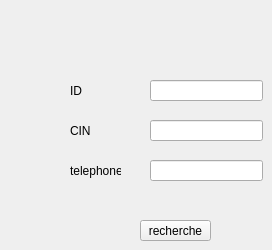
     <widget class="QWidget" name="tab_3">
      <attribute name="title">
       <string>Recherche</string>
      </attribute>
      <widget class="QLineEdit" name="tele_find">
       <property name="geometry">
        <rect>
         <x>150</x>
         <y>160</y>
         <width>113</width>
         <height>21</height>
        </rect>
       </property>
       <property name="styleSheet">
        <string notr="true"/>
       </property>
      </widget>
      <widget class="QLabel" name="label_37">
       <property name="geometry">
        <rect>
         <x>70</x>
         <y>80</y>
         <width>47</width>
         <height>21</height>
        </rect>
       </property>
       <property name="text">
        <string>ID</string>
       </property>
      </widget>
      <widget class="QLabel" name="label_38">
       <property name="geometry">
        <rect>
         <x>70</x>
         <y>110</y>
         <width>47</width>
         <height>41</height>
        </rect>
       </property>
       <property name="text">
        <string>CIN</string>
       </property>
      </widget>
      <widget class="QLineEdit" name="cin_find">
       <property name="geometry">
        <rect>
         <x>150</x>
         <y>120</y>
         <width>113</width>
         <height>21</height>
        </rect>
       </property>
       <property name="styleSheet">
        <string notr="true"/>
       </property>
      </widget>
      <widget class="QLabel" name="label_39">
       <property name="geometry">
        <rect>
         <x>70</x>
         <y>150</y>
         <width>51</width>
         <height>41</height>
        </rect>
       </property>
       <property name="text">
        <string>telephone</string>
       </property>
      </widget>
      <widget class="QLineEdit" name="id_find">
       <property name="geometry">
        <rect>
         <x>150</x>
         <y>80</y>
         <width>113</width>
         <height>21</height>
        </rect>
       </property>
       <property name="styleSheet">
        <string notr="true"/>
       </property>
      </widget>
      <widget class="QPushButton" name="find_Employe">
       <property name="geometry">
        <rect>
         <x>140</x>
         <y>220</y>
         <width>71</width>
         <height>21</height>
        </rect>
       </property>
       <property name="styleSheet">
        <string notr="true">border-image: url(:/img/resource/search.png);
</string>
       </property>
       <property name="text">
        <string>recherche</string>
       </property>
      </widget>
     </widget>
